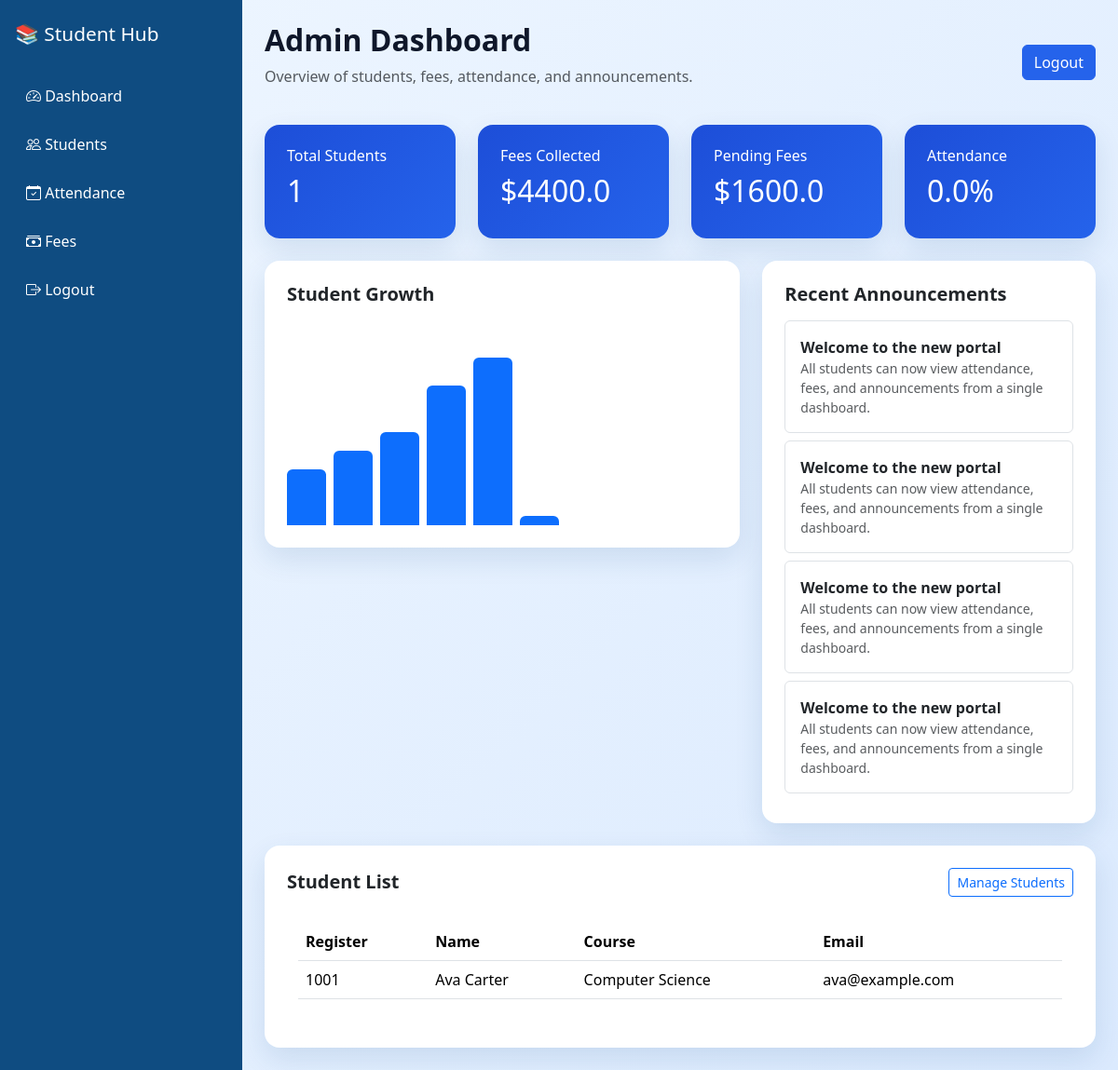
Page /admin/dashboard (signed in) on the earlier database version.
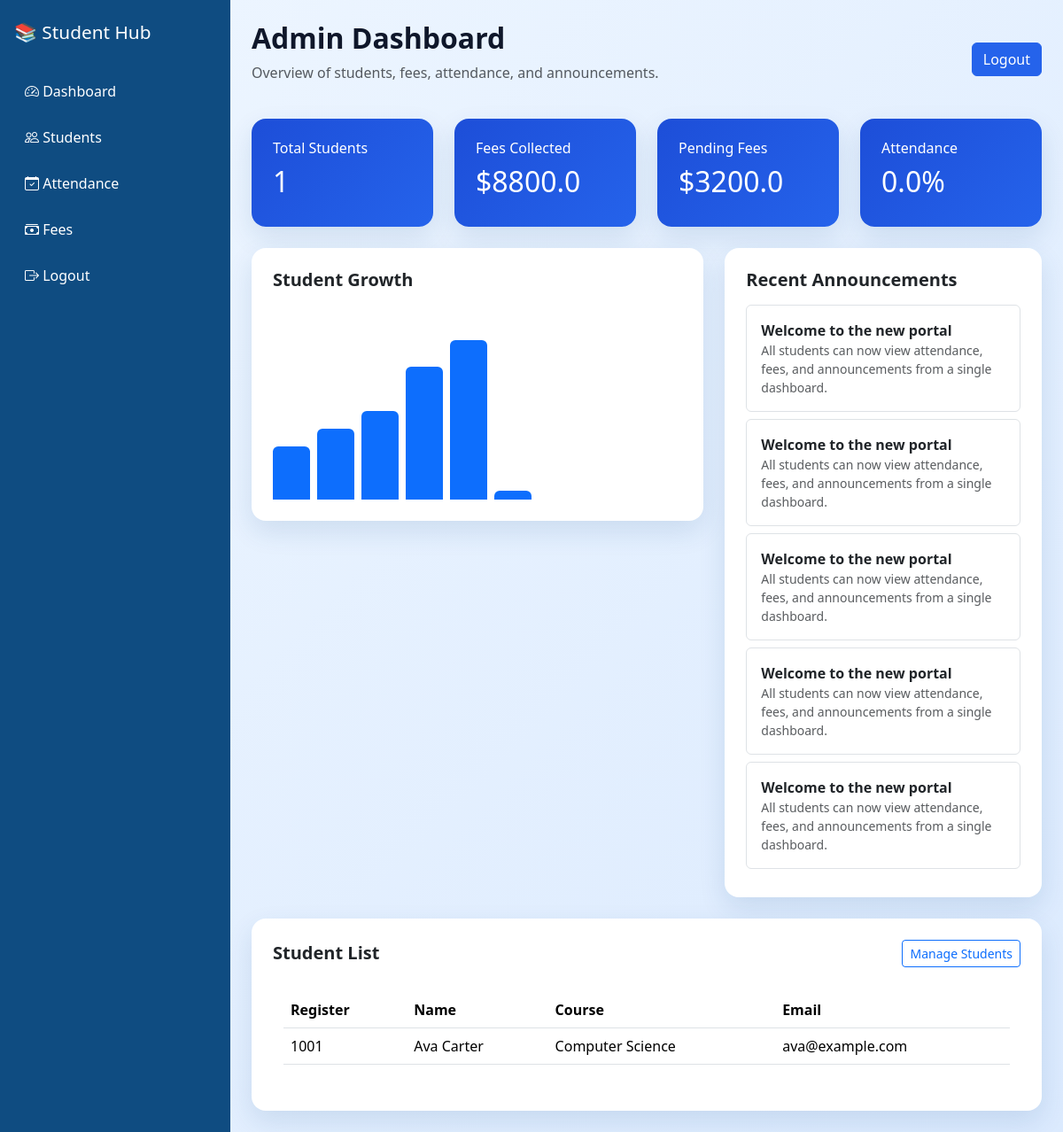
Same page on the later database version.
### tables this page shows
CREATE TABLE announcements (
            id INTEGER PRIMARY KEY AUTOINCREMENT,
            title TEXT NOT NULL,
            message TEXT NOT NULL,
            created_at TEXT NOT NULL
        );

CREATE TABLE students (
            id INTEGER PRIMARY KEY AUTOINCREMENT,
            register_number TEXT UNIQUE NOT NULL,
            full_name TEXT NOT NULL,
            email TEXT,
            phone TEXT,
            course TEXT,
            password TEXT NOT NULL,
            photo TEXT,
            created_at TEXT NOT NULL
        );

### app.py (the view)
@app.route("/admin/dashboard")
@login_required(role="admin")
def admin_dashboard():
    db = get_db()
    total_students = db.execute("SELECT COUNT(*) AS count FROM students").fetchone()["count"]
    total_fees_collected = db.execute("SELECT COALESCE(SUM(paid_amount), 0) AS total FROM fees").fetchone()["total"]
    pending_fees = db.execute("SELECT COALESCE(SUM(due_amount), 0) AS total FROM fees").fetchone()["total"]
    present_today = db.execute(
        "SELECT COUNT(*) AS count FROM attendance WHERE attendance_date = ? AND status = 'Present'",
        (datetime.now().strftime("%Y-%m-%d"),),
    ).fetchone()["count"]
    attendance_percentage = round((present_today / total_students) * 100, 1) if total_students else 0.0
    students = db.execute("SELECT * FROM students ORDER BY full_name").fetchall()
    announcements = db.execute("SELECT * FROM announcements ORDER BY id DESC LIMIT 5").fetchall()
    growth = [6, 8, 10, 15, 18, total_students]
    return render_template(
        "admin_dashboard.html",
        stats={
            "students": total_students,
            "fees_collected": total_fees_collected,
            "pending_fees": pending_fees,
            "attendance": attendance_percentage,
        },
        students=students,
        announcements=announcements,
        growth=growth,
    )

### app.py (called while the page is built)
def get_db():
    if "db" not in g:
        conn = sqlite3.connect(app.config["DATABASE_PATH"])
        conn.row_factory = sqlite3.Row
        g.db = conn
    return g.db

def login_required(role=None):
    def decorator(view):
        @wraps(view)
        def wrapped(*args, **kwargs):
            if "user_id" not in session or "user_role" not in session:
                return redirect(url_for("login"))
            if role and session.get("user_role") != role:
                return redirect(url_for("dashboard") if session.get("user_role") == "admin" else url_for("student_dashboard"))
            return view(*args, **kwargs)
        return wrapped
    return decorator

### templates/admin_dashboard.html
{% extends 'base.html' %}
{% block content %}
<div class="d-flex justify-content-between align-items-center mb-4">
  <div>
    <h2 class="fw-bold">Admin Dashboard</h2>
    <p class="text-muted">Overview of students, fees, attendance, and announcements.</p>
  </div>
  <a class="btn btn-primary" href="{{ url_for('logout') }}">Logout</a>
</div>
<div class="row g-4 mb-4">
  <div class="col-lg-3 col-md-6"><div class="card stat-card p-4"><h6>Total Students</h6><h2>{{ stats.students }}</h2></div></div>
  <div class="col-lg-3 col-md-6"><div class="card stat-card p-4"><h6>Fees Collected</h6><h2>${{ stats.fees_collected }}</h2></div></div>
  <div class="col-lg-3 col-md-6"><div class="card stat-card p-4"><h6>Pending Fees</h6><h2>${{ stats.pending_fees }}</h2></div></div>
  <div class="col-lg-3 col-md-6"><div class="card stat-card p-4"><h6>Attendance</h6><h2>{{ stats.attendance }}%</h2></div></div>
</div>
<div class="row g-4">
  <div class="col-xl-7">
    <div class="card p-4">
      <h5 class="fw-bold mb-3">Student Growth</h5>
      <div class="d-flex align-items-end gap-2" style="height: 220px;">
        {% for value in growth %}
          <div class="bg-primary rounded-top" style="width: 42px; height: {{ value*10 }}px;"></div>
        {% endfor %}
      </div>
    </div>
  </div>
  <div class="col-xl-5">
    <div class="card p-4">
      <h5 class="fw-bold mb-3">Recent Announcements</h5>
      {% for announcement in announcements %}
        <div class="border rounded p-3 mb-2">
          <strong>{{ announcement.title }}</strong>
          <div class="text-muted small">{{ announcement.message }}</div>
        </div>
      {% endfor %}
    </div>
  </div>
</div>
<div class="card p-4 mt-4">
  <div class="d-flex justify-content-between align-items-center mb-3">
    <h5 class="fw-bold mb-0">Student List</h5>
    <a class="btn btn-outline-primary btn-sm" href="{{ url_for('admin_students') }}">Manage Students</a>
  </div>
  <div class="table-responsive">
    <table class="table table-hover">
      <thead><tr><th>Register</th><th>Name</th><th>Course</th><th>Email</th></tr></thead>
      <tbody>
        {% for student in students %}
        <tr><td>{{ student.register_number }}</td><td>{{ student.full_name }}</td><td>{{ student.course }}</td><td>{{ student.email }}</td></tr>
        {% endfor %}
      </tbody>
    </table>
  </div>
</div>
{% endblock %}

Differences in the rows shown:
added announcements: title "Welcome to the new portal", message "All students can now view attendance, fees, and announcements from a single dashboard."
Other differences:
{{ stats.fees_collected }}: "4400.0" → "8800.0"
{{ stats.pending_fees }}: "1600.0" → "3200.0"
